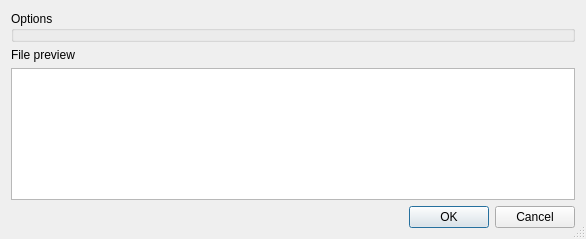
<?xml version="1.0" encoding="UTF-8"?>
<ui version="4.0">
 <class>DocumentFormatSelectorDialog</class>
 <widget class="QDialog" name="DocumentFormatSelectorDialog">
  <property name="geometry">
   <rect>
    <x>0</x>
    <y>0</y>
    <width>586</width>
    <height>239</height>
   </rect>
  </property>
  <property name="windowTitle">
   <string>Select Correct Document Format</string>
  </property>
  <property name="sizeGripEnabled">
   <bool>true</bool>
  </property>
  <property name="modal">
   <bool>true</bool>
  </property>
  <layout class="QVBoxLayout" name="verticalLayout">
   <item>
    <widget class="QGroupBox" name="optionsBox">
     <property name="sizePolicy">
      <sizepolicy hsizetype="Preferred" vsizetype="Expanding">
       <horstretch>0</horstretch>
       <verstretch>0</verstretch>
      </sizepolicy>
     </property>
     <property name="title">
      <string>Options</string>
     </property>
    </widget>
   </item>
   <item>
    <widget class="QLabel" name="label">
     <property name="text">
      <string>File preview</string>
     </property>
    </widget>
   </item>
   <item>
    <widget class="QPlainTextEdit" name="previewEdit">
     <property name="maximumSize">
      <size>
       <width>16777215</width>
       <height>200</height>
      </size>
     </property>
     <property name="styleSheet">
      <string notr="true">font-family: monospace;</string>
     </property>
     <property name="undoRedoEnabled">
      <bool>false</bool>
     </property>
     <property name="lineWrapMode">
      <enum>QPlainTextEdit::NoWrap</enum>
     </property>
     <property name="readOnly">
      <bool>true</bool>
     </property>
     <property name="plainText">
      <string notr="true"/>
     </property>
     <property name="textInteractionFlags">
      <set>Qt::TextSelectableByKeyboard|Qt::TextSelectableByMouse</set>
     </property>
    </widget>
   </item>
   <item>
    <widget class="QDialogButtonBox" name="buttonBox">
     <property name="orientation">
      <enum>Qt::Horizontal</enum>
     </property>
     <property name="standardButtons">
      <set>QDialogButtonBox::Cancel|QDialogButtonBox::Ok</set>
     </property>
    </widget>
   </item>
  </layout>
 </widget>
 <resources/>
 <connections>
  <connection>
   <sender>buttonBox</sender>
   <signal>accepted()</signal>
   <receiver>DocumentFormatSelectorDialog</receiver>
   <slot>accept()</slot>
   <hints>
    <hint type="sourcelabel">
     <x>248</x>
     <y>254</y>
    </hint>
    <hint type="destinationlabel">
     <x>157</x>
     <y>274</y>
    </hint>
   </hints>
  </connection>
  <connection>
   <sender>buttonBox</sender>
   <signal>rejected()</signal>
   <receiver>DocumentFormatSelectorDialog</receiver>
   <slot>reject()</slot>
   <hints>
    <hint type="sourcelabel">
     <x>316</x>
     <y>260</y>
    </hint>
    <hint type="destinationlabel">
     <x>286</x>
     <y>274</y>
    </hint>
   </hints>
  </connection>
 </connections>
</ui>
